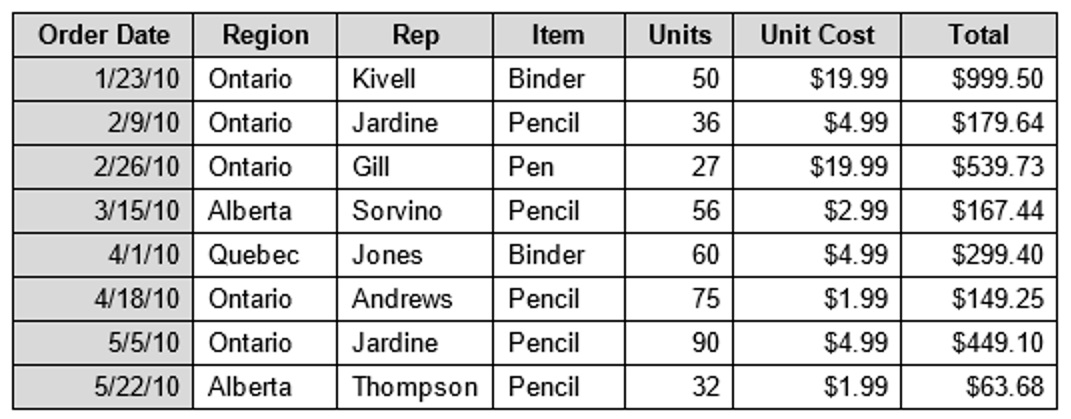
#> input picture Codes/CV_Tesseract/working_final/extract_main_usingSampleImage/new.jpg, 1071 x 419 px, found by its file name
$ python main.py
#> lines starting #> are read from the running program, lines starting #| are printed output that depends on the picture; after the words box and inside, x2 and y2 are one past the last pixel; in counts of white or black regions, pixels touching at a corner belong together
# Explanations: https://fazlurnucom.wordpress.com/2020/06/23/text-extraction-from-a-table-image-using-pytesseract-and-opencv/


## ------------------------------------------------------------------------------------- ##
##                                   ROI_SELECTION                                       ##
## ------------------------------------------------------------------------------------- ##

from cv2 import (imread, threshold, cvtColor, rectangle, putText, dilate,
                 FONT_HERSHEY_SIMPLEX, COLOR_BGR2GRAY, THRESH_BINARY_INV, THRESH_OTSU, LINE_AA,
                 HoughLinesP, Canny, imwrite, imshow, waitKey, destroyAllWindows)
import numpy as np
import pytesseract

pytesseract.pytesseract.tesseract_cmd = r"C:/Program Files/Tesseract-OCR/tesseract.exe"

def is_vertical(line):
    return line[0]==line[2]

def is_horizontal(line):
    return line[1]==line[3]

def overlapping_filter(lines, sorting_index):
    filtered_lines = []

    lines = sorted(lines, key=lambda lines: lines[sorting_index])

    for i in range(len(lines)):
            l_curr = lines[i]
            if(i>0):
                l_prev = lines[i-1]
                if ( (l_curr[sorting_index] - l_prev[sorting_index]) > 5):
                    filtered_lines.append(l_curr)
            else:
                filtered_lines.append(l_curr)

    return filtered_lines

def detect_lines(image, title='default', rho = 1, theta = np.pi/180, threshold = 50, minLinLength = 290, maxLineGap = 6, display = False, write = False):

    gray = cvtColor(image, COLOR_BGR2GRAY)
    if gray is None:
        print ('Error opening image!')
        return -1

    dst = Canny(gray, 50, 150, None, 3)

    # Copy edges to the images that will display the results in BGR
    cImage = np.copy(image)

    #linesP = HoughLinesP(dst, 1 , np.pi / 180, 50, None, 290, 6)
    linesP = HoughLinesP(dst, rho , theta, threshold, None, minLinLength, maxLineGap)

    horizontal_lines = []
    vertical_lines = []

    if linesP is not None:
        #for i in range(40, nb_lines):
        for i in range(0, len(linesP)):
            l = linesP[i][0]

            if (is_vertical(l)):
                vertical_lines.append(l)

            elif (is_horizontal(l)):
                horizontal_lines.append(l)

        horizontal_lines = overlapping_filter(horizontal_lines, 1)
        vertical_lines = overlapping_filter(vertical_lines, 0)

    # if (display):
    #     for i, line in enumerate(horizontal_lines):
    #         line(cImage, (line[0], line[1]), (line[2], line[3]), (0,255,0), 3, LINE_AA)

    #         putText(cImage, str(i) + "h", (line[0] + 5, line[1]), FONT_HERSHEY_SIMPLEX,
    #                    0.5, (0, 0, 0), 1, LINE_AA)

    #     for i, line in enumerate(vertical_lines):
    #         line(cImage, (line[0], line[1]), (line[2], line[3]), (0,0,255), 3, LINE_AA)
    #         putText(cImage, str(i) + "v", (line[0], line[1] + 5), FONT_HERSHEY_SIMPLEX,
    #                    0.5, (0, 0, 0), 1, LINE_AA)

        imshow("Source", cImage)
        # [6 lines of commented-out code are left out]

    return (horizontal_lines, vertical_lines)

def get_ROI(image, horizontal, vertical, left_line_index, right_line_index, top_line_index, bottom_line_index, offset=4):
    x1 = vertical[left_line_index][2] + offset
    y1 = horizontal[top_line_index][3] + offset
    x2 = vertical[right_line_index][2] - offset
    y2 = horizontal[bottom_line_index][3] - offset

    w = x2 - x1
    h = y2 - y1

    cropped_image = image[ y1:y1+h , x1:x1+w ]
    # imshow('crop', cropped_image)
    # waitKey(0)

    return cropped_image, (x1, y1, w, h)

# [20 lines of commented-out code are left out]


def invert_area(image, x, y, w, h):
    ones = np.copy(image)
    ones = 1

    image[ y:y+h , x:x+w ] = ones*255 - image[ y:y+h , x:x+w ]

    # [6 lines of commented-out code are left out]
    return image

def detect(cropped_frame, is_number = False):
    if (is_number):
        text = pytesseract.image_to_string(cropped_frame, config = '--oem 1') # '-c tessedit_char_whitelist=0123456789 --psm 10 --oem 2')
    else:
        text = pytesseract.image_to_string(cropped_frame, config='--oem 1') #'--psm 10')

    return text

def draw_text(src, x, y, w, h, text):
    cFrame = np.copy(src)
    rectangle(cFrame, (x, y), (x+w, y+h), (255, 0, 0), 2)
    putText(cFrame, "text: " + text, (50, 50), FONT_HERSHEY_SIMPLEX,
               2, (0, 0, 0), 5, LINE_AA)

    return cFrame

# def erode(img, kernel_size = 5):
#     kernel = np.ones((kernel_size,kernel_size), np.uint8)
#     img_erosion = dilate(img, kernel, iterations=2)
#     return img_erosion


## ------------------------------------------------------------------------------------- ##
##                                        MAIN                                           ##
## ------------------------------------------------------------------------------------- ##


def main(display = False, print_text = False, write = False):
#> called with display = False, print_text = False, write = False
    filename = "D:/AJAYMON/AJAY/Programming/Auto_Excel_Mark_Entry/Codes/CV_Tesseract/Text-Extraction/extractor_main/new.jpg" #'new.jpg'

    src = imread(filename)
#> src is the input picture: shape (419, 1071, 3); min 0, max 255, mean 213.1
    # src = imread(samples.findFile(filename))

    horizontal, vertical = detect_lines(src, minLinLength=350, display=True, write = True)
#> in detect_lines, `dst = Canny(gray, 50, 150, None, 3)`:
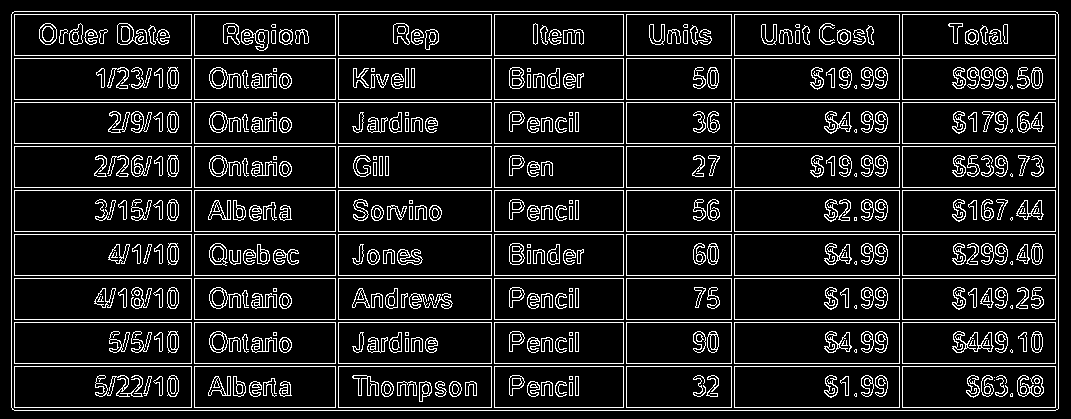
#> dst: shape (419, 1071); 11.8% white in thin lines or dots
#> in detect_lines, `linesP = HoughLinesP(dst, rho , theta, threshold, None, minLinLength, ..`: linesP = 36 rows, first 6: [11, 14, 1058, 14], [14, 410, 1055, 410], [11, 102, 1058, 102], [11, 143, 1058, 143], [11, 99, 1058, 99], [11, 366, 1058, 366]
#> the loop in detect_lines, `for i in range(0, len(linesP)):` made 36 passes
#> l on passes 1 to 12: [11, 14, 1058, 14], [14, 410, 1055, 410], [11, 102, 1058, 102], [11, 143, 1058, 143], [11, 99, 1058, 99], [11, 366, 1058, 366], [11, 278, 1058, 278], [11, 363, 1058, 363], [11, 55, 1058, 55], [11, 322, 1058, 322], [11, 231, 1058, 231], [11, 319, 1058, 319]
#> after the loop in detect_lines, `for i in range(0, len(linesP)):`: horizontal_lines = 20 items, first 6: [11, 14, 1058, 14], [14, 410, 1055, 410], [11, 102, 1058, 102], [11, 143, 1058, 143], [11, 99, 1058, 99], [11, 366, 1058, 366]; vertical_lines = 16 items, first 6: [1058, 408, 1058, 15], [734, 406, 734, 15], [623, 406, 623, 15], [731, 406, 731, 15], [11, 406, 11, 15], [191, 406, 191, 15]
#> in overlapping_filter, `lines = sorted(lines, key=lambda lines: lines[sorting_index])`: lines = 20 items, first 6: [14, 11, 1055, 11], [11, 14, 1058, 14], [11, 55, 1058, 55], [11, 58, 1058, 58], [11, 99, 1058, 99], [11, 102, 1058, 102]
#> the loop in overlapping_filter, `for i in range(len(lines)):` made 20 passes
#> (l_curr, l_prev) on passes 2 to 13: ([11, 14, 1058, 14], [14, 11, 1055, 11]), ([11, 55, 1058, 55], [11, 14, 1058, 14]), ([11, 58, 1058, 58], [11, 55, 1058, 55]), ([11, 99, 1058, 99], [11, 58, 1058, 58]), ([11, 102, 1058, 102], [11, 99, 1058, 99]), ([11, 143, 1058, 143], [11, 102, 1058, 102]), ([11, 146, 1058, 146], [11, 143, 1058, 143]), ([11, 187, 1058, 187], [11, 146, 1058, 146]), ([11, 190, 1058, 190], [11, 187, 1058, 187]), ([11, 231, 1058, 231], [11, 190, 1058, 190]), ([11, 234, 1058, 234], [11, 231, 1058, 231]), ([11, 275, 1058, 275], [11, 234, 1058, 234])
#> after the loop in overlapping_filter, `for i in range(len(lines)):`: filtered_lines = [[14, 11, 1055, 11], [11, 55, 1058, 55], [11, 99, 1058, 99], [11, 143, 1058, 143], [11, 187, 1058, 187], [11, 231, 1058, 231], [11, 275, 1058, 275], [11, 319, 1058, 319], [11, 363, 1058, 363], [11, 407, 1058, 407]]
#> in detect_lines, `horizontal_lines = overlapping_filter(horizontal_lines, 1)`: horizontal_lines has the same summary as filtered_lines in overlapping_filter
#> the loop in overlapping_filter (call 2), `for i in range(len(lines)):` made 16 passes
#> (l_curr, l_prev) on passes 2 to 13: ([14, 406, 14, 15], [11, 406, 11, 15]), ([191, 406, 191, 15], [14, 406, 14, 15]), ([194, 406, 194, 15], [191, 406, 191, 15]), ([335, 406, 335, 15], [194, 406, 194, 15]), ([338, 406, 338, 15], [335, 406, 335, 15]), ([491, 406, 491, 15], [338, 406, 338, 15]), ([494, 406, 494, 15], [491, 406, 491, 15]), ([623, 406, 623, 15], [494, 406, 494, 15]), ([626, 406, 626, 15], [623, 406, 623, 15]), ([731, 406, 731, 15], [626, 406, 626, 15]), ([734, 406, 734, 15], [731, 406, 731, 15]), ([899, 406, 899, 15], [734, 406, 734, 15])
#> in detect_lines, `vertical_lines = overlapping_filter(vertical_lines, 0)`: vertical_lines = [[11, 406, 11, 15], [191, 406, 191, 15], [335, 406, 335, 15], [491, 406, 491, 15], [623, 406, 623, 15], [731, 406, 731, 15], [899, 406, 899, 15], [1055, 406, 1055, 15]]
#> horizontal has the same summary as filtered_lines in overlapping_filter; vertical has the same summary as vertical_lines in detect_lines
    # print(horizontal, '\n', len(horizontal))
    # print(vertical, '\n' ,len(vertical))

    ## invert area
    left_line_index = 0
    right_line_index = 7
    top_line_index = 0
    bottom_line_index = -1

    cropped_image, (x, y, w, h) = get_ROI(src, horizontal, vertical, left_line_index, right_line_index, top_line_index, bottom_line_index)
#> in get_ROI, `x1 = vertical[left_line_index][2] + offset`: x1 = 15
#> in get_ROI, `x2 = vertical[right_line_index][2] - offset`: x2 = 1051
#> in get_ROI, `y2 = horizontal[bottom_line_index][3] - offset`: y2 = 403
#> in get_ROI, `w = x2 - x1`: w = 1036
#> in get_ROI, `h = y2 - y1`: h = 388
#> in get_ROI, `cropped_image = image[ y1:y1+h , x1:x1+w ]`:
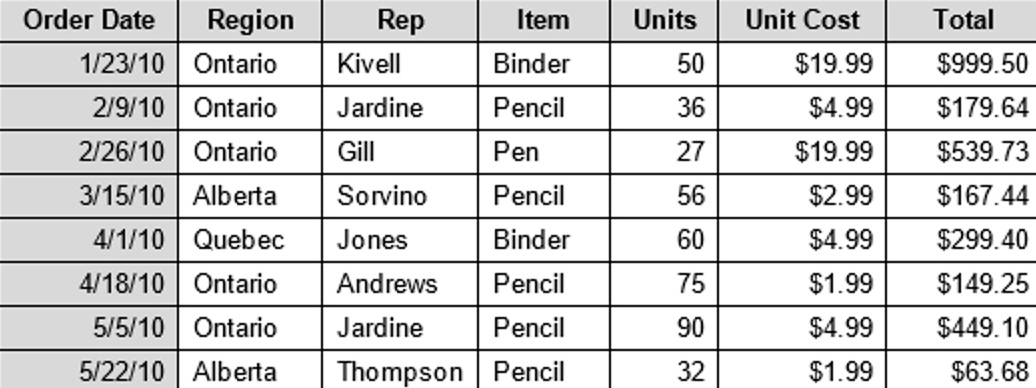
#> cropped_image: shape (388, 1036, 3); min 0, max 255, mean 212.6
#> x = 15; y = 15; w = 1036; h = 388
    imshow('cropped', cropped_image)
    waitKey(0)
    gray = cvtColor(src, COLOR_BGR2GRAY)
    imwrite("gray.png", gray) # ------------------------ del at last --------------------------------------
    bw = threshold(gray, 0, 255, THRESH_BINARY_INV + THRESH_OTSU)[1] # breakpoint here ..............................................
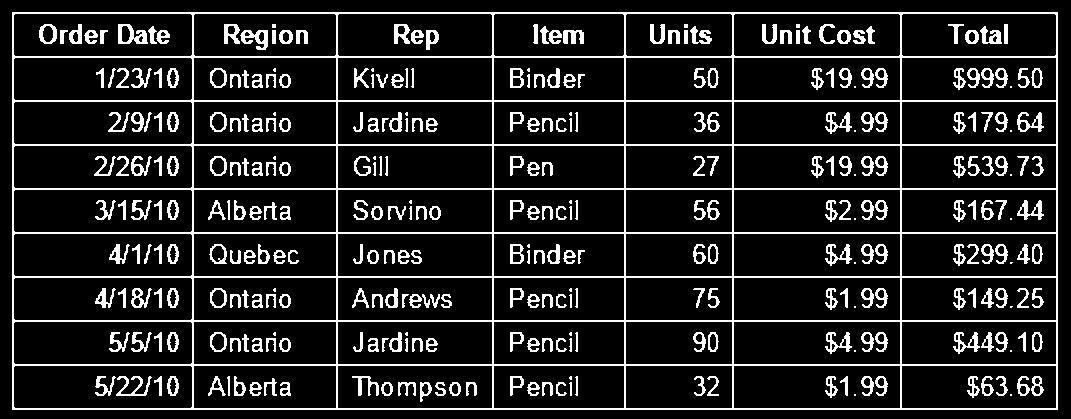
#> bw: shape (419, 1071); 13.3% white in thin lines or dots
    imshow("Black & White", bw) # ------------------------ del at last --------------------------------------
    imwrite("bw.png", bw) # ------------------------ del at last --------------------------------------
    bw = invert_area(bw, x, y, w, h)
#> in invert_area, `image[ y:y+h , x:x+w ] = ones*255 - image[ y:y+h , x:x+w ]`:
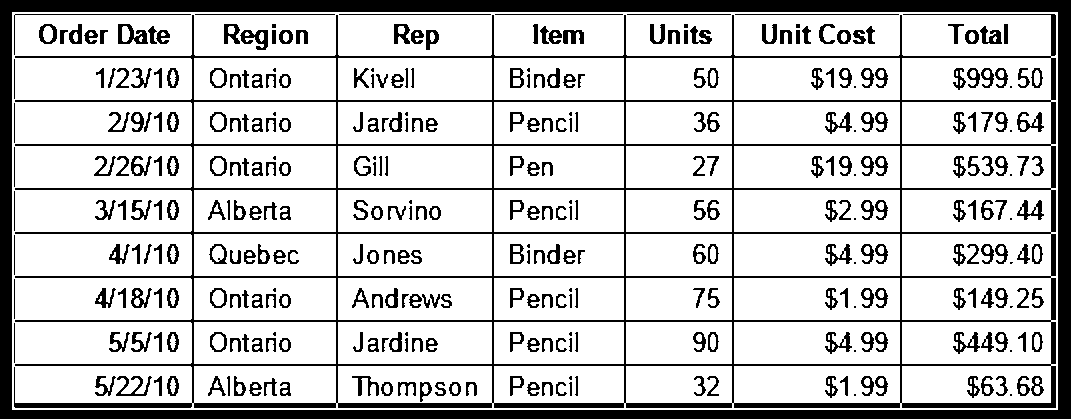
#> image: shape (419, 1071); 78.9% white; 360 black regions (36 under 20 px), largest, box (x1, y1, x2, y2) and area: (0, 0, 1071, 419) 32441, (14, 14, 1056, 408) 28262, (118, 24, 148, 44) 317
    imwrite("bw_inver.png", bw) # ------------------------ del at last --------------------------------------

    #bw = erode(bw, kernel_size=2)

    waitKey(0)

    ## Column headers here ................
    keywords = ['Order date','Region','Rep','Item','Units','Unit cost','Total']

    # keywords = ['Name','1a','2a','3a','4a','5a','6a','7a','8a','9a','10a','11a','12a']
    # 'Name','1a','2a','3a','4a','5a','6a','7a','8a','9a','10a','11a','12a',
    # 'Name','1a', '1b', '1c', '2a', '2b', '2c', '3a', '3b', '3c', '4a', '4b', '4c', '5a', '5b', '5c', '6a', '6b', '6c', '7a', '7b', '7c', '8a', '8b', '8c', '9a', '9b', '9c', '10a', '10b', '10c', '11a', '11b', '11c', '12a', '12b', '12c'

    mark_dict = {}
    for keyword in keywords:
        mark_dict[keyword] = []

    ## set counter for image indexing
    counter = 0

    ## set line index
    first_line_index = 1
    last_line_index = 9

    ## read text
    print("Text detection started. Please Wait...")
    for i in range(first_line_index, last_line_index):
        for j, keyword in enumerate(keywords):
            counter += 1

            # progress = counter/((last_line_index-first_line_index)*len(keywords)) * 100
            # percentage = "%.2f" % progress
            # print("Progress: " + percentage + "%")

            left_line_index = j
            right_line_index = j+1
            top_line_index = i
            bottom_line_index = i+1

            cropped_image, (x,y,w,h) = get_ROI(bw, horizontal, vertical, left_line_index,
                         right_line_index, top_line_index, bottom_line_index)


            if (keywords[j]=='Order date'):
                text = detect(cropped_image)
                # print(text) # ------------------------ del at last --------------------------------------
                mark_dict[keyword].append(text)

                if (print_text):
                    print("Not number" + ", Row: ", str(i), ", Keyword: " + keyword + ", Text: ", text)
            else:
                text = detect(cropped_image, is_number=True)
                # print(text) # ------------------------ del at last --------------------------------------
                mark_dict[keyword].append(text)

                if (print_text):
                    print("Is number" + ", Row: ", str(i), ", Keyword: " + keyword + ", Text: ", text)

            if (display or write):
                    image_with_text = draw_text(src, x, y, w, h, text)
#> this loop made 1 pass
#> pass 1, in get_ROI (call 2), `cropped_image = image[ y1:y1+h , x1:x1+w ]`:
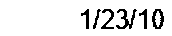
#> cropped_image: shape (36, 172); 90.6% white; black in thin lines or dots, all inside (x1, y1, x2, y2) = (81, 9, 164, 29)
#> after the loop, counter = 1

            # [10 lines of commented-out code are left out]

    import pandas as pd
    df = pd.DataFrame.from_dict(mark_dict)
    new_df = df.replace('\n','', regex=True)

    print(new_df)

    new_df.to_csv('tester.csv', index=False)

    return 0

if __name__ == "__main__":
    # import time # ------------------------ del at last --------------------------------------
    # st = time.time() # ------------------------ del at last --------------------------------------
    main()
#> (the call stopped at in detect, `text = pytesseract.image_to_string(cropped_frame, config='--oem 1') #'..`: pytesseract is not available in this run)
    # print(time.time() - st) # ------------------------ del at last --------------------------------------
